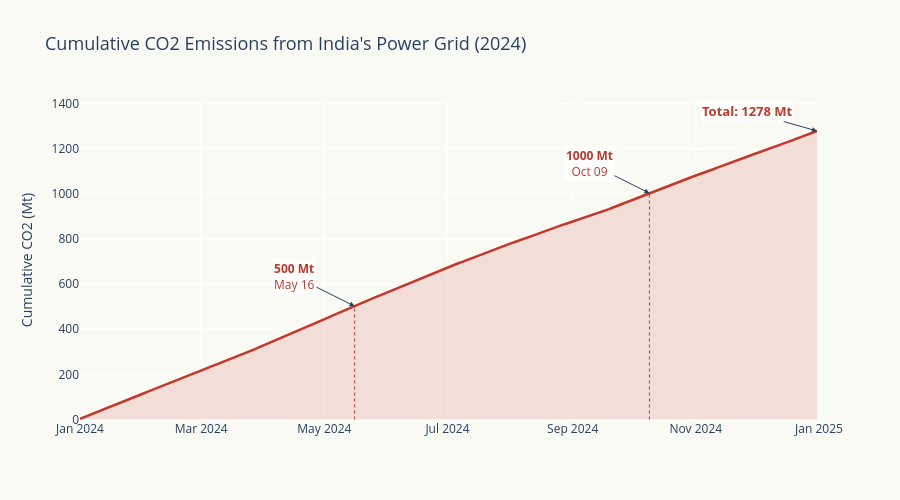

Write notebook code for a chart like this one.
### Markdown cell above
## 5. Cumulative CO2 Through the Year — Milestone Markers

When did India's power sector cross 500 Mt and 1,000 Mt of cumulative CO2 in 2024?

### Code cell
# Cumulative CO2 (in Mt) — co2_total is in kt, so /1e3 for Mt
df['cum_co2_mt'] = df['co2_total'].cumsum() / 1e3

fig = go.Figure()

fig.add_trace(go.Scatter(
    x=df['date'], y=df['cum_co2_mt'],
    fill='tozeroy',
    fillcolor='rgba(192, 57, 43, 0.15)',
    line=dict(color=co2_color, width=2.5),
    name='Cumulative CO2',
    hovertemplate='%{x|%b %d}: %{y:.0f} Mt CO2<extra></extra>',
))

# Find milestone dates
milestones = [500, 1000]
for ms in milestones:
    mask = df['cum_co2_mt'] >= ms
    if mask.any():
        idx = df[mask].index[0]
        ms_date = df.loc[idx, 'date']
        ms_val = df.loc[idx, 'cum_co2_mt']

        fig.add_annotation(
            x=pd.Timestamp(ms_date), y=ms_val,
            text=f"<b>{ms} Mt</b><br>{ms_date.strftime('%b %d')}",
            showarrow=True, arrowhead=2,
            font=dict(size=12, color=co2_color),
            ax=-60, ay=-30,
            bgcolor='rgba(255,255,255,0.8)',
        )
        fig.add_shape(
            type='line',
            x0=pd.Timestamp(ms_date), x1=pd.Timestamp(ms_date),
            y0=0, y1=ms_val,
            line=dict(color=co2_color, width=1, dash='dot'),
        )
        print(f"India crossed {ms} Mt on {ms_date.strftime('%B %d, %Y')} (day {(ms_date - pd.Timestamp('2024-01-01')).days + 1} of 366)")

# Final total annotation
final = df.iloc[-1]
fig.add_annotation(
    x=pd.Timestamp(final['date']), y=final['cum_co2_mt'],
    text=f"<b>Total: {final['cum_co2_mt']:.0f} Mt</b>",
    showarrow=True, arrowhead=2,
    font=dict(size=13, color=co2_color),
    ax=-70, ay=-20,
    bgcolor='rgba(255,255,255,0.8)',
)

fig.update_layout(
    title=dict(text='Cumulative CO2 Emissions from India\'s Power Grid (2024)', font=dict(size=18)),
    yaxis_title='Cumulative CO2 (Mt)',
    plot_bgcolor=bg_color, paper_bgcolor=bg_color,
    height=500,
    showlegend=False,
)
fig.show()

# Average rate
avg_daily = df['co2_total'].mean()  # kt/day
print(f"\nAverage rate: {avg_daily:.0f} kt CO2/day = {avg_daily*365/1e3:.0f} Mt/year pace")
print(f"Final total: {final['cum_co2_mt']:.1f} Mt")

### Figure 1 — Plotly figure (JSON) as saved in the notebook; plotly's stock layout.template omitted (floating-point values rounded to 4 significant figures; data arrays with more than 128 entries replaced by an {"elided": "..."} marker saying what was removed)
{"data": [{"fill": "tozeroy", "fillcolor": "rgba(192, 57, 43, 0.15)", "hovertemplate": "%{x|%b %d}: %{y:.0f} Mt CO2<extra></extra>", "line": {"color": "#C0392B", "width": 2.5}, "name": "Cumulative CO2", "type": "scatter", "x": {"elided": "366 str values"}, "y": {"elided": "366 float values"}}], "layout": {"annotations": [{"arrowhead": 2, "ax": -60, "ay": -30, "bgcolor": "rgba(255,255,255,0.8)", "font": {"color": "#C0392B", "size": 12}, "showarrow": true, "text": "<b>500 Mt</b><br>May 16", "x": "2024-05-16T00:00:00", "y": 502.1}, {"arrowhead": 2, "ax": -60, "ay": -30, "bgcolor": "rgba(255,255,255,0.8)", "font": {"color": "#C0392B", "size": 12}, "showarrow": true, "text": "<b>1000 Mt</b><br>Oct 09", "x": "2024-10-09T00:00:00", "y": 1003.0}, {"arrowhead": 2, "ax": -70, "ay": -20, "bgcolor": "rgba(255,255,255,0.8)", "font": {"color": "#C0392B", "size": 13}, "showarrow": true, "text": "<b>Total: 1278 Mt</b>", "x": "2024-12-31T00:00:00", "y": 1278.0}], "height": 500, "paper_bgcolor": "#FAFAF5", "plot_bgcolor": "#FAFAF5", "shapes": [{"line": {"color": "#C0392B", "dash": "dot", "width": 1}, "type": "line", "x0": "2024-05-16T00:00:00", "x1": "2024-05-16T00:00:00", "y0": 0, "y1": 502.1}, {"line": {"color": "#C0392B", "dash": "dot", "width": 1}, "type": "line", "x0": "2024-10-09T00:00:00", "x1": "2024-10-09T00:00:00", "y0": 0, "y1": 1003.0}], "showlegend": false, "title": {"font": {"size": 18}, "text": "Cumulative CO2 Emissions from India's Power Grid (2024)"}, "yaxis": {"title": {"text": "Cumulative CO2 (Mt)"}}}}
